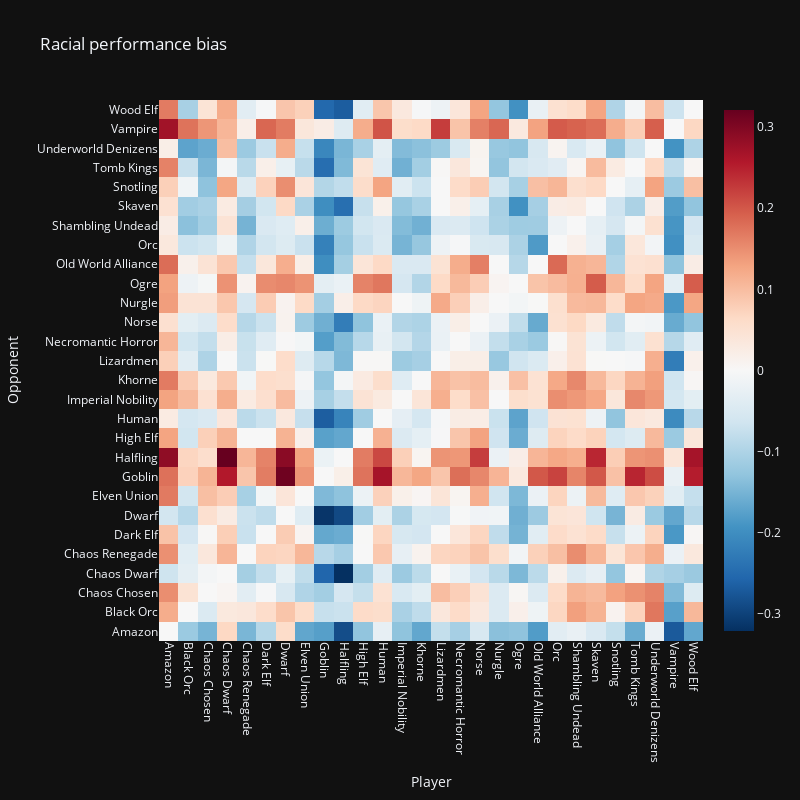

The notebook cell saved with this chart:
### Code cell
NN.eval()

# Construct the heatmap
heatmap = torch.zeros(num_races, num_races)
for i in range(num_races):
    for j in range(num_races):
        r1 = torch.zeros(1, num_races)
        r1[0, i] = 1
        r2 = torch.zeros(1, num_races)
        r2[0, j] = 1
        heatmap[j, i] = NN(r1, r2)[0, 0]

heatmap = heatmap.detach().numpy()

# Plot the heatmap
fig = go.Figure(data=go.Heatmap(
    z=heatmap,
    x=unique_categories1,
    y=unique_categories1,
    colorscale='RdBu_r',
))

# Set the labels
fig.update_xaxes(title_text='Player', tickangle=90)
fig.update_yaxes(title_text='Opponent', tickangle=0)

# Set the title
fig.update_layout(title_text='Racial performance bias', autosize=False, width=800, height=800)

# Show the plot
fig.show()

### Figure 1 — Plotly figure (JSON) as saved in the notebook; plotly's stock layout.template omitted (floating-point values rounded to 4 significant figures; data arrays with more than 128 entries replaced by an {"elided": "..."} marker saying what was removed)
{"data": [{"colorscale": [[0, "rgb(5,48,97)"], [0.1, "rgb(33,102,172)"], [0.2, "rgb(67,147,195)"], [0.3, "rgb(146,197,222)"], [0.4, "rgb(209,229,240)"], [0.5, "rgb(247,247,247)"], [0.6, "rgb(253,219,199)"], [0.7, "rgb(244,165,130)"], [0.8, "rgb(214,96,77)"], [0.9, "rgb(178,24,43)"], [1, "rgb(103,0,31)"]], "type": "heatmap", "x": ["Amazon", "Black Orc", "Chaos Chosen", "Chaos Dwarf", "Chaos Renegade", "Dark Elf", "Dwarf", "Elven Union", "Goblin", "Halfling", "High Elf", "Human", "Imperial Nobility", "Khorne", "Lizardmen", "Necromantic Horror", "Norse", "Nurgle", "Ogre", "Old World Alliance", "Orc", "Shambling Undead", "Skaven", "Snotling", "Tomb Kings", "Underworld Denizens", "Vampire", "Wood Elf"], "y": ["Amazon", "Black Orc", "Chaos Chosen", "Chaos Dwarf", "Chaos Renegade", "Dark Elf", "Dwarf", "Elven Union", "Goblin", "Halfling", "High Elf", "Human", "Imperial Nobility", "Khorne", "Lizardmen", "Necromantic Horror", "Norse", "Nurgle", "Ogre", "Old World Alliance", "Orc", "Shambling Undead", "Skaven", "Snotling", "Tomb Kings", "Underworld Denizens", "Vampire", "Wood Elf"], "z": {"elided": "28x28 float values"}}], "layout": {"autosize": false, "height": 800, "title": {"text": "Racial performance bias"}, "width": 800, "xaxis": {"tickangle": 90, "title": {"text": "Player"}}, "yaxis": {"tickangle": 0, "title": {"text": "Opponent"}}}}
